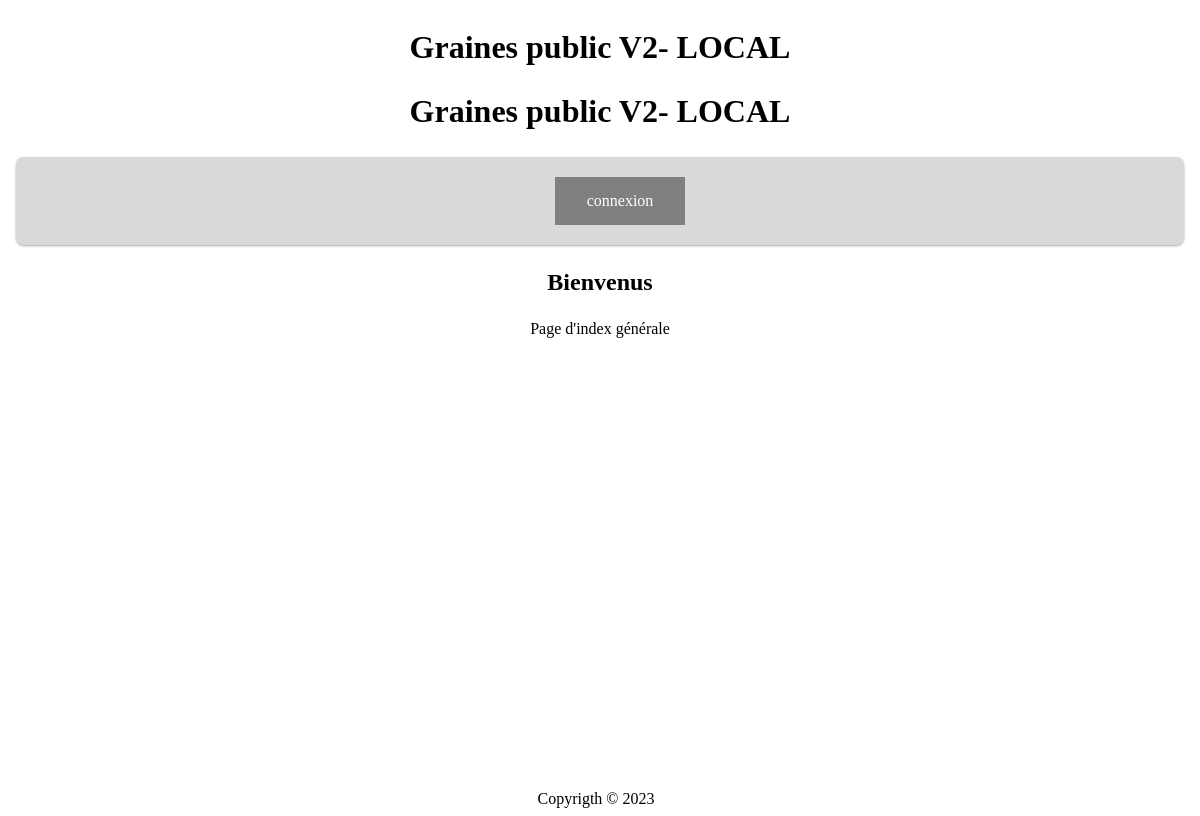
The page / on the database its author committed.
### tables this page shows
CREATE TABLE `dataSite` (
  `idDataSite` int NOT NULL,
  `titre` varchar(50) NOT NULL,
  `sousTitre` varchar(100) NOT NULL,
  `description` varchar(255) NOT NULL,
  `titreHTML` varchar(120) NOT NULL DEFAULT '0'
);

CREATE TABLE `navigation` (
  `idNav` int NOT NULL,
  `nomNav` varchar(30) NOT NULL,
  `cheminNav` varchar(80) NOT NULL,
  `menuVisible` tinyint(1) NOT NULL,
  `zoneMenu` int NOT NULL,
  `ordre` tinyint NOT NULL,
  `niveau` tinyint(1) NOT NULL,
  `valide` tinyint(1) NOT NULL DEFAULT '1',
  `deroulant` tinyint NOT NULL DEFAULT '0',
  `targetRoute` varchar(22) NOT NULL DEFAULT '0',
  `idModule` int DEFAULT NULL
);

### index.php (called while the page is built, shortened)
<?php
include 'path.php';
include   $cheminCorps.'kether.php';
include   $cheminCorps.'head.php';
include   $cheminCorps.'navHigh.php';
include   $cheminCorps.'main.php';
include   $cheminCorps.'foot.php';

### objets/RCUD.php (called while the page is built, shortened)
<?php
class RCUD {
  protected $serverName = "localhost:3306";
  protected $userName = "pillage";
  protected $password = "camille";
  protected $dbName = ["RoleTheDice1901", ""];
  private $sql;
  private $param;
  public function __construct($sql, $param) {
    $this->sql = $sql;
    $this->param = $param;
  }
  public function READ($type) {
    try {
      $conn = new PDO("mysql:host=$this->serverName;dbname=".$this->dbName[$type], $this->userName, $this->password);
      $conn->setAttribute(PDO::ATTR_ERRMODE, PDO::ERRMODE_EXCEPTION);
    } catch(PDOException $e) {
     echo "Error: " . $e->getMessage();
    }
    $data = $conn->prepare($this->sql);
    foreach ($this->param as $key) {
      $data->bindParam($key['prep'],$key['variable']);
    }
    $data->execute();
    $data->setFetchMode(PDO::FETCH_ASSOC);
    $dataTraiter = $data->fetchAll();
    return $dataTraiter;
  }
}

### objets/actionRCUD.php (called while the page is built, shortened)
<?php
class ActionDB {
  public static function select ($SQL, $Param, $type = 0) {
    $read = new RCUD($SQL, $Param);
    return $read->READ($type);
  }
}

### modules/dataSite/objets/getDataSite.php (called while the page is built)
<?php
class GetDataSite {
    public function getElementSite($fields, $tables, $conditionsClause) {
        $sql = new SelectRequest($fields, $tables, $conditionsClause);
        $select = $sql->requestSelect(0, '', 0);
        return ActionDB::select($select, []);
    }
}

### affichages/kether.php (called while the page is built, shortened)
<?php
require 'modules/dataSite/objets/getDataSite.php';
$fields = ['titre', 'sousTitre', 'description', 'titreHTML'];
$table = 'dataSite';
$condition = [['champs'=>'idDataSite', 'operator'=>'=', 'param'=>1]];
$dataSite = new PrintDataSite();
$dataSiteDB = $dataSite->getElementSite($fields, $table, $condition);
$title2 = $dataSiteDB[0]['sousTitre'];
$titleHeader = $dataSiteDB[0]['titreHTML'];

### modules/navigation/bandeau.php (called while the page is built, shortened)
<?php
  require 'modules/navigation/objets/printNavigation.php';
  $readNav = new PrintNavigation();
  if(isset($_SESSION['role'])) {
      $dataNavBandeau = $readNav->getNav($_SESSION['role']);
  } else {
      $dataNavBandeau = $readNav->getNav(0);
  }
  $readNav->bandeauHaut($dataNavBandeau);

### modules/navigation/objets/getNavigation.php (called while the page is built, shortened)
<?php
Class GetNavigation {
  public function getNav($zoneMenu) {
    $select = "SELECT `nomNav`, `cheminNav`, `zoneMenu`, `ordre`, `niveau`, `valide`, `deroulant`, `targetRoute`
    FROM `navigation`
    WHERE `valide` = 1 AND `niveau` = :niveau AND `menuVisible` = 1 AND `zoneMenu` = 0
    ORDER BY `ordre`";
    $param = [['prep'=>':niveau', 'variable'=>$zoneMenu]];
    return ActionDB::select($select, $param);
  }
}

### affichages/navHigh.php (the view)
<header>
  <div class="hautPage">
    <h1><?=$titleHeader?></h1>
    <h2><?=$title2?></h2>
  </div>
    <?php include   $cheminObjetsNavigation.'bandeau.php'; ?>
</header>

### modules/navigation/objets/printNavigation.php (shortened to what this page needs)
<?php
Class PrintNavigation extends GetNavigation {
  public function bandeauHaut($variable){
    echo '<nav class="nav"><ul class="navigationBandeau">';
      foreach ($variable as $key => $value) {
        if(($value['zoneMenu'] == 0)&&($value['deroulant'] == 0)) {
          echo '<li><a href="index.php?idNav='.$value['targetRoute'].'">'.$value['nomNav'].'</a></li>';
        }
      }
    echo '</ul></nav>';
  }
}

### css/master.css (style rules this page uses)
:root { --main-background-color: grey; --main-background-MagicForm: #D9D9D9; --main-background-navBar: #D9D9D9; --main-border: none; --main-color: white; --main-padding: 15px 32px; --main-text-align: center; --main-text-decoration: none; --main-display: inline-block; --main-font-size: 16px; --main-cursor: pointer; --main-radius: 0.5em; --main-shadow: 2px 4px 5px 1px #151515; }
body { display: flex; flex-direction: column; min-height: 100vh; justify-content: space-between; }
header { text-align: center; }
h1, h2 { font-size: 2em; }
a { text-decoration: none; }
.nav { box-shadow: rgba(0, 0, 0, 0.12) 0px 1px 3px, rgba(0, 0, 0, 0.24) 0px 1px 2px; background: var(--main-background-navBar); border-radius: var(--main-radius); border: 1px solid var(--main-color-interne); margin-left: 0.5em; margin-right: 0.5em; width: auto; padding: 0.25em; }
.hautPage { text-align: center; }
.navigationBandeau { list-style: none; display: flex; flex-direction: row; justify-content: space-evenly; align-items: center; }
.navigationBandeau li { padding-left: 0.5em; padding-right: 0.5em; margin-left: 1em; margin-right: 1em; text-align: center; }
a { background-color: var(--main-background-color); border: var(--main-border); color: var(--main-color); padding: var(--main-padding); text-align: var(--main-text-align); text-decoration: var(--main-text-decoration); display: var(--main-display); font-size: var(--main-font-size); cursor: var(--main-cursor); }

### rows shown on the page
datasite: titreHTML "Graines public V2- LOCAL", sousTitre "Graines public V2- LOCAL"
navigation: nomNav "connexion"
